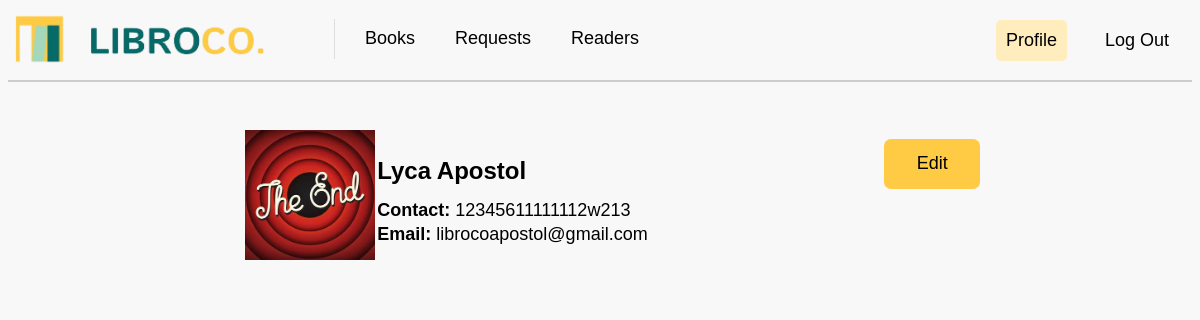
Screenshot of /profile (signed in) with the database file from the repository.
### tables this page shows
CREATE TABLE "users" (
	"user_id"	INTEGER PRIMARY KEY AUTOINCREMENT,
	"user_name"	TEXT,
	"user_email"	TEXT,
	"user_password"	TEXT UNIQUE,
	"user_contact"	TEXT,
	"user_code"	TEXT
);

### app.py (the view)
@app.route("/profile")
def profile():
    if 'user_id' not in session:
        return redirect(url_for("login"))
    user_id = session['user_id']
    sql = """
    SELECT u.user_name, u.user_email, u.user_contact,
           COALESCE(p.user_image, 'static/images/default_profile.png') AS user_image
    FROM users u
    LEFT JOIN profileimages p ON u.user_id = p.user_id
    WHERE u.user_id = ?
    """
    user = getprocess(sql, (user_id,))
    if user:
        user_data = dict(user[0])
        user_data['user_image'] = user_data['user_image'].replace("\\", "/")
        return render_template("profile.html", user=user_data)
    else:
        flash("Error loading profile.")
        return redirect(url_for("login"))

### app.py (called while the page is built)
@app.before_request
def before_request():
    print("Session data:", session)

### dbhelper.py (called while the page is built)
def getprocess(sql: str, params: tuple = ()) -> list:
    try:
        db = connect(database, timeout=30, check_same_thread=False)  # Adding timeout and thread safety
        db.row_factory = Row  # Ensure that rows are returned as dictionaries
        cursor = db.cursor()
        cursor.execute(sql, params)
        data = cursor.fetchall()  # Fetch the data
        return data
    except Error as e:
        print(f"SQLite error: {e}")
        return []
    finally:
        db.close()  # Ensure the connection is closed

### templates/profile.html (shortened to what this page needs)
<!DOCTYPE html>
<html lang="en">
<head>
    <link rel="stylesheet" type="text/css" href="{{ url_for('static', filename='css/mainstyle.css') }}">
    <link rel="stylesheet" type="text/css" href="{{ url_for('static', filename='css/profilestyles.css') }}">
</head>
<body>
    <nav>
        <a class="navbar-brand" href="{{ url_for('books') }}"><img class="logo" src="{{ url_for('static', filename='images/logo.png') }}" width="250" height="50" /></a>
        <div class="navvbar-links">
            <a href="{{ url_for('books') }}">Books</a>
            <a href="{{ url_for('requests') }}">Requests</a>
            <a href="{{ url_for('readers') }}">Readers</a>
        </div>
        <div class="navvbar-right">
            <a href="{{ url_for('profile') }}" class="active">Profile</a>
            <a href="{{ url_for('logout') }}">Log Out</a>
        </div>
    </nav>
    <div class="divider"></div>
    <div class="profile_container">
        <div class="profile_image">
            <img src="{{ user['user_image'] }}" alt="Profile Image">
        </div>
        <div class="profile_details">
            <h3 class="name">{{ user['user_name'] }}</h3>
            <h5 class="label">Contact: <span class="phone_details">{{ user['user_contact'] }}</span></h5>
            <h5 class="label">Email: <span class="email_details">{{ user['user_email'] }}</span></h5>
        </div>
        <div class="edit">
            <a href="{{ url_for('edit_profile') }}">
                <button class="edit_button">Edit</button>
            </a>
        </div>
    </div>
</body>
</html>

### static/css/mainstyle.css (style rules this page uses)
body { background: #f8f8f8; background-repeat: no-repeat; background-attachment: fixed; background-size: 100% 100%; font-family: 'Istok Web', sans-serif; }
.logo { margin: -9px; margin-right: 0; margin-left: -9px; margin-top: -9px; }
nav { display: flex; justify-content: flex-start; align-items: center; padding: 5px; background-color: #f8f8f8; font-size: 18px; }
.navbar-brand { display: flex; align-items: center; text-decoration: none; color: black; margin-right: 40px; }
nav a { text-decoration: none; color: black; padding: 10px; font-family: Arial, Helvetica, sans-serif; transition: background-color 0.3s ease; }
.active { background-color: #ffedbd; border-radius: 5px; font-weight: normal; }
.divider { width: auto; height: 2px; background-color: #ccc; margin-top: 10px; margin-left: fixed; }

### static/css/profilestyles.css (style rules this page uses)
.navvbar-links { margin-top: -1px; gap: 50px; display: flex; gap: 20px; }
.navvbar-right { margin-top: 2px; display: flex; margin-left: auto; margin-right: -3.5px; gap: 28px; padding-right: 11.5px; font-size: 18px; }
.logo { margin: -9px; margin-right: 0; margin-left: -9px; margin-top: -9px; }
.profile_container { margin-top: 3rem; display: flex; justify-content: space-between; align-items: center; width: 60%; margin-left: auto; margin-right: auto; box-sizing: border-box; }
.profile_image { height: 8.125rem; width: 8.125rem; display: flex; justify-content: center; align-items: center; overflow: hidden; }
.profile_image img { object-fit: cover; width: 100%; height: 100%; }
.profile_details { margin-left: -0.45rem; height: auto; width: 70%; word-break: break-all; }
.name { font-size: 24px; margin: 0; line-height: 2.3; }
.label, .phone_details, .email_details { margin: 0.125rem 0; line-height: 1.2; }
.label { font-weight: bold; font-size: 18px; }
.phone_details, .email_details { font-weight: normal; font-size: 18px; }
.edit { height: 7.063rem; width: 10%; }
.edit_button { border: none; height: 3.125rem; width: 6rem; background-color: #FFCB44; font-weight: normal; font-size: 1.125rem; border-radius: 0.438rem; cursor: pointer; }

### rows the page displays
users: user_name "Lyca Apostol", user_contact "12345611111112w213", user_email "librocoapostol@gmail.com"
